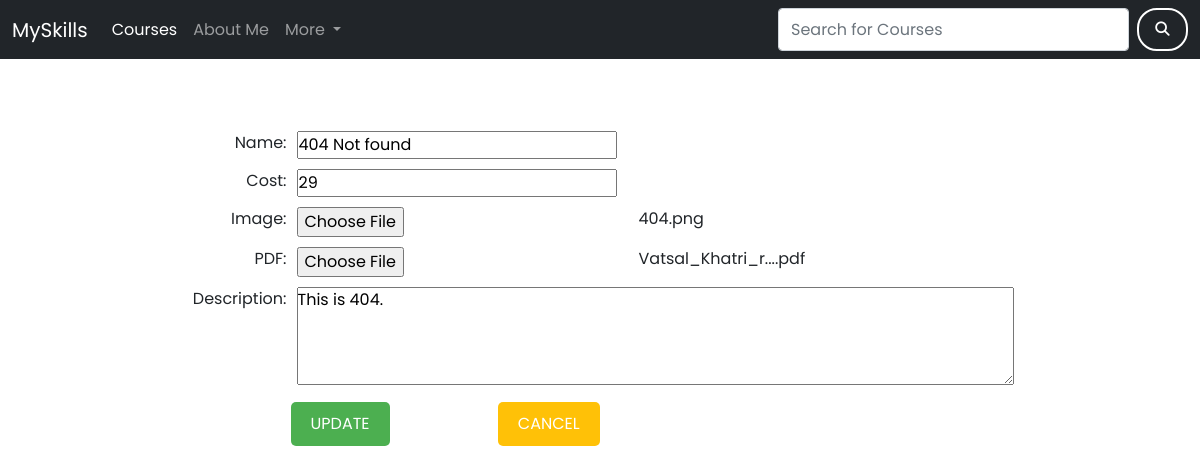
/courses/5/update/, run on the app's committed database.
### courses/models.py (models this page shows, shortened)
class Course(models.Model):
    name = models.CharField(max_length=200)
    cost = models.IntegerField()
    img = models.ImageField(upload_to="img/")
    description = models.TextField(max_length=150)
    added = models.DateTimeField(auto_now_add=True, blank=True)
    last_modified = models.DateTimeField(auto_now=True, blank=True)
    pdf_file = models.FileField(
        storage=FileSystemStorage(location=settings.MEDIA_ROOT),
        upload_to="pdf/",
        default=None)
    class Meta:
        ordering = ['-last_modified']

### courses/views.py (the view, shortened to what this page needs)
# urls.py: path('courses/<int:pk>/update/',views.update_course,name='update'),
def update_course(request, pk):
    course = get_object_or_404(Course, pk=pk)
    img_file_name = course.img.name.split("/")[-1]
    pdf_file_name = course.pdf_file.name.split("/")[-1]
    pdf_file_name, extension1 = os.path.splitext(pdf_file_name)
    pdf_file_name = truncate_text(pdf_file_name, 15) + extension1
    img_file_name, extension2 = os.path.splitext(img_file_name)
    img_file_name = truncate_text(img_file_name, 15) + extension2
    context = {
        "course": course,
        "pdf_file_name": pdf_file_name,
        "img_file_name": img_file_name
    }
    return render(request, 'courses/course_update.html', context)

### courses/views.py (called while the page is built)
def truncate_text(text, max_length):
    if len(text) > max_length:
        truncated_text = text[:max_length] + "..."
    else:
        truncated_text = text
    return truncated_text

### courses/templates/courses/course_update.html (shortened to what this page needs)
{% extends 'courses/base.html' %}
{% load static %}
{% block content %}
    <br/><br/><br/>
    <div class="form-container">
        <form method="post" enctype="multipart/form-data" action="{% url 'update' course.pk %}">
            <div class="form-field">
                <label for="name">Name:</label>
                <input type="text" id="name" name="name" value="{{ course.name }}" required>
            </div>
            <div class="form-field">
                <label for="cost">Cost:</label>
                <input type="number" id="cost" name="cost" min="0" value="{{ course.cost }}" required>
            </div>
            <div class="form-field">
                <label for="uploadimg">Image:</label>
                <input type="file" id="uploadimg" name="uploadimg" class="file-img-update">
                <span>{{img_file_name|safe}}</span>
            </div>
            <div class="form-field">
                <label for="pdfupload">PDF:</label>
                <input type="file" id="pdfupload" name="pdfupload" class="file-pdf-update">
                <span>{{pdf_file_name|safe}}</span>
            </div>
            <div class="form-field">
                <label for="description">Description:</label>
                <div class="textarea-container">
                    <textarea id="description" name="description" rows="4" cols="50" required>{{ course.description }}</textarea>
                </div>
            </div>
            <button type="submit" class="submit-button" name="update-button" value="update">Update</button>
            <button type="submit" class="cancel-button" name="update-button" value="cancel">Cancel</button>
        </form>
    </div>
{% endblock %}

### static/css/styles.css (style rules this page uses)
* { padding: 0; margin: 0; box-sizing: border-box; }
body { font-family: "Poppins", sans-serif; }
.form-container { display: flex; justify-content: center; }
.form-field { display: flex; margin-bottom: 10px; }
.form-field label { width: 100px; margin-right: 10px; text-align: right; }
.form-field .textarea-container { flex: 1; }
.form-field textarea { width: 100%; }
.submit-button { background-color: #4caf50; color: white; border: none; padding: 10px 20px; font-size: 16px; cursor: pointer; border-radius: 5px; transition: background-color 0.3s ease; margin-left: 6.5em; text-transform: uppercase; }
.cancel-button { background-color: #ffc107; color: white; border: none; padding: 10px 20px; font-size: 16px; cursor: pointer; border-radius: 5px; transition: background-color 0.3s ease; margin-left: 6.5em; text-transform: uppercase; }
.file-img-update, .file-pdf-update { color: transparent; }
.file-img-update::after { color: black; cursor: not-allowed; pointer-events: none; }
.file-pdf-update::after { color: black; cursor: not-allowed; pointer-events: none; }

### data on the page
Course: name "404 Not found", cost "29", description "This is 404."

### other printed values
{{ img_file_name|safe }} "404.png"
{{ pdf_file_name|safe }} "Vatsal_Khatri_r....pdf"
